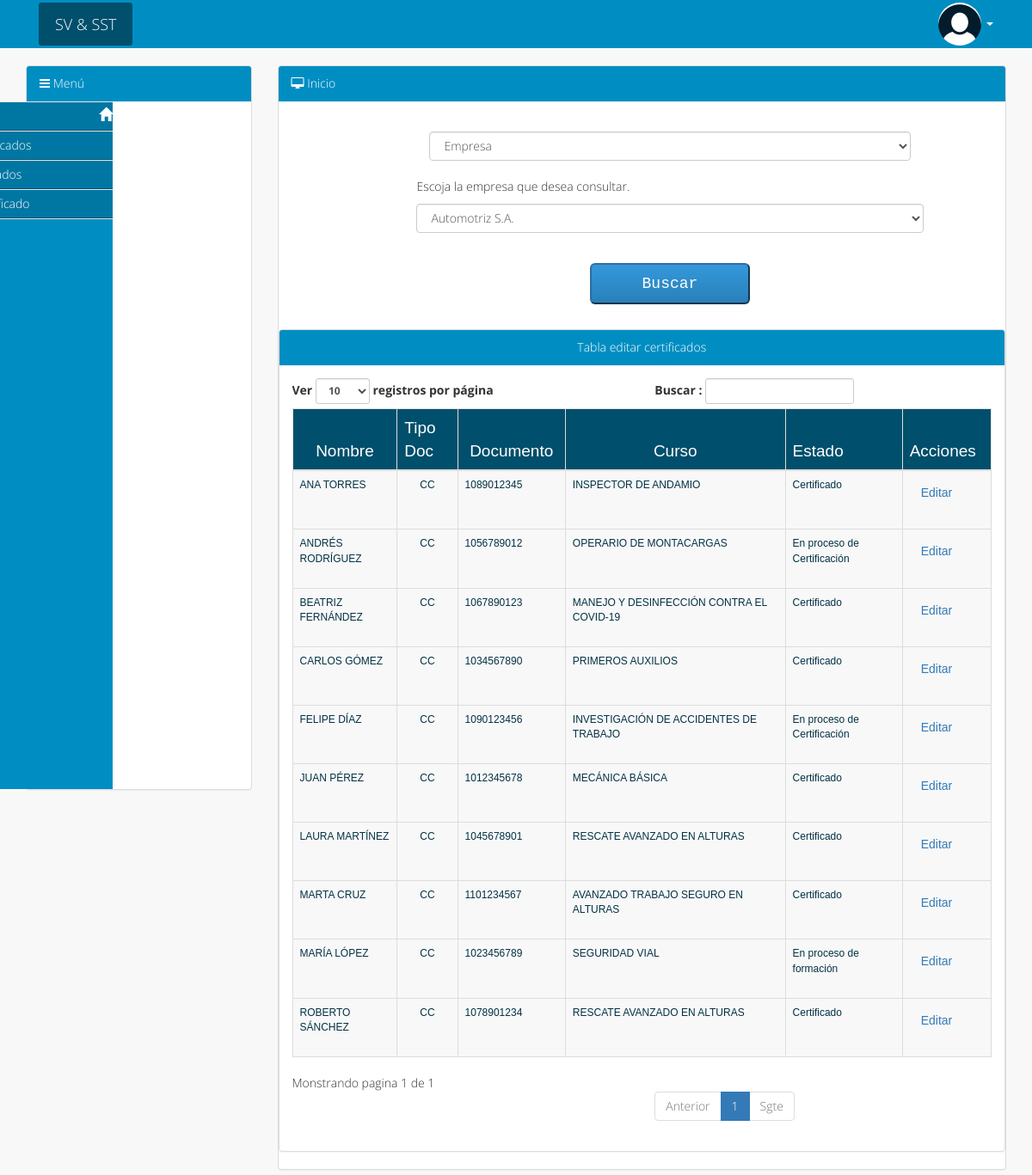
Page /Admin/mod_cert.php (signed in) on the committed database.
### tables this page shows
CREATE TABLE `certificado` (
  `id_certificado` int(11) NOT NULL,
  `nombre` varchar(450) NOT NULL,
  `ti_doc` varchar(20) NOT NULL,
  `num_doc` varchar(50) NOT NULL,
  `id_curso` int(5) NOT NULL,
  `id_empresa` int(11) NOT NULL,
  `estado` varchar(100) NOT NULL,
  `fecha` varchar(250) NOT NULL,
  `ciudad_exp` varchar(50) NOT NULL,
  `imprimir` int(45) NOT NULL,
  `consecutivo` varchar(250) NOT NULL,
  `fecha_ingreso` varchar(150) NOT NULL,
  `activo` int(4) NOT NULL
);

CREATE TABLE `tipo_doc` (
  `id_doc` int(11) NOT NULL,
  `tipo_doc` varchar(80) NOT NULL,
  `abrev_doc` varchar(5) NOT NULL
);

CREATE TABLE `curso` (
  `id_curso` int(5) NOT NULL,
  `id_categoria` int(5) NOT NULL,
  `id_subcategoria` int(5) NOT NULL,
  `nom_curso` varchar(100) NOT NULL,
  `descripcion` varchar(1200) NOT NULL,
  `total_horas` int(5) NOT NULL,
  `activo` int(5) DEFAULT NULL,
  `imagen` varchar(255) NOT NULL DEFAULT 'img/foto.jpg'
);

### Admin/mod_cert.php (the view, shortened to what this page needs)
<?php
	include("../Connections/conexion.php");
    $sql = "SELECT * FROM certificado ";
	$result = $mysqli->query($sql);
    $row_total = $result->fetch_assoc();
    if ($result->num_rows > 0) {
        $existe=1;
    } else {
        $existe = 0;
    }
?>
<html>
<head><meta http-equiv="Content-Type" content="text/html; charset=gb18030">
    <link rel="stylesheet" type="text/css" href="css/tablamodificar.css">
    <link rel="stylesheet" type="text/css" href="css/titulos.css">
    <link rel="stylesheet" type="text/css" href="css/busqueda.css">
    <link href="css/bootstrap.min.css" rel="stylesheet">
    <link href="css/font-awesome.min.css" rel="stylesheet">
    <link href="css/animate.css" rel="stylesheet">
    <link href="css/responsive.css" rel="stylesheet">
    <link href="css/saphv2.css" rel="stylesheet">
</head>
<body >
	<?php include('include/header.php'); ?>
    <div class="container">
    <div class="row">
	<?php include('include/menu.php'); ?>
	<div class="col-md-9">
    <div class="panel panel-default">
    <div class="panel-heading"><i class="fa fa-desktop"></i> Inicio</div>
	<div class="panel-body">
    <br>
        <div  class="col-sm-12 col-md-12">
             <div  class="col-sm-2 col-md-2"> </div>
                    <form action="mod_cert_bus.php" method="post" name="form" entype="multipart/form-data" class="form-horizontal col-sm-9 col-md-9" >
                            <select name="bus" id="bus" class="form-control">
                                <option value="0">Empresa</option>
                            </select>
                             <div id="oculto" style="display:block;" class="form-group">
                                <br>
                            <p >Escoja la empresa que desea consultar. </p>
                                    <?php
                                      $expedicion="SELECT * FROM empresas WHERE NombreEmpresa != 'ANULADA' ORDER BY empresas.NombreEmpresa ASC";
                                      $rec= $mysqli->query($expedicion);
                                      echo " <select  name='empresa' class='form-control' id='empresa' >";
                                     if ($rec) {
                                        while ($row = $rec->fetch_assoc()) {
                                            echo 'ID: ' . $row['id_curso'] . '<br>';
                                            echo "<option value='$row[IdEmpresa]'>".$row['NombreEmpresa']."</option>";}
                                            echo " </select>" ;
                                    } else {
                                        throw new Exception('Error en la consulta: ' . $mysqli->error);
                                    } ?>
                                </div>
                                <br>
                                      <span class="col-sm-4"></span>
                                       <input type="submit" value="Buscar" name="Buscar" class=" btn-primary btn-lg  col-sm-4 "/>
                                  </form>
     </div></div>
         <div class="panel panel-default">
        <div class="panel-heading">
        <center>Tabla editar certificados</center>
        </div>
        <div class="panel-body">
        <?php
		if($existe == 1)
		{
		?>
        <div class="table-responsive">
        	<table class="table table-striped table-bordered table-hover" id="dataTables-example">
                <thead>
                    <tr>
                        <th><center>Nombre</center></th>
                        <th>Tipo Doc</th>
                        <th><center>Documento</center></th>
                        <th><center>Curso</center></th>
                        <th>Estado</th>
                        <th>Acciones</th>
                    </tr>
                </thead>
                <tbody>
                    <?php do{ ?>
                    <tr class="odd gradeX">
                        <td><?php echo $row_total['nombre']; ?></td>
                        <?php
							$sql8="SELECT * FROM tipo_doc";
                            $rec8= $mysqli->query($sql8);
							$ti_doc=$row_total['ti_doc'];
							while($row8=$rec8->fetch_assoc())
							{
								switch($ti_doc)
   								{
       								case $row8['id_doc']:
      							    $tipo_documento= $row8['abrev_doc'];
									break;
								}
							}
						?>
                        <td><center><?php echo strtoupper ($tipo_documento);?></center></td>
                        <td><?php echo $row_total['num_doc']; ?></td>
                        <?php
							$sql1="SELECT * FROM curso";
                            $rec= $mysqli->query($sql1);
							$nombretotal=$row_total['id_curso'];
                            while($row1= $rec->fetch_assoc())
							{
								switch($nombretotal)
								{
									case $row1['id_curso'] :
									$nom_curso= $row1['nom_curso'];
								}
							}
						?>
                        <td class="center"><?php echo $nom_curso; ?></td>
                        <td class="center"><?php echo $row_total['estado']; ?></td>
						<td>
							<a href="mod_cert2.php?id=<?php echo $row_total['id_certificado']; ?> " class="btn btn-link">Editar</a> <br><br>
                        </td>
                    </tr>
                    <?php
                     $row_total = $result->fetch_assoc();
                 } while ($row_total);
                    ?>
                </tbody>
            </table>
        </div>
           <?php
		}
		else
		{
			echo "<center><h3>No hay  certficados </h3></center>";
		}
		?>
        </div></div></div>
    </div>
    </div>
    </div>
  </body>
</html>

### Admin/include/header.php (shortened to what this page needs)
<nav id="top-menu" class="navbar navbar-default">
<div class="container">
    <div class="navbar-header">
      	<a class="navbar-brand Animacion"  href="panel.php" >SV & SST</a>
    </div>
    <div class="collapse navbar-collapse" id="bs-example-navbar-collapse-1">
    	<ul class="nav navbar-nav navbar-right">
            <li id="user-setting" class="dropdown">
                <a href="#" class="dropdown-toggle" data-toggle="dropdown" role="button" aria-expanded="false">
                    <img src="imagenes/user.jpg">
                    <span class="caret"></span>
                </a>
            </li>
		</ul>
	</div>
</div>
</nav>

### Admin/include/menu.php (shortened to what this page needs)
<div class="col-md-3">
	<div class="panel panel-default">
        <div class="panel-heading">
        	  <i class="fa fa-bars"></i> Menú
        </div>
        <div id="sider-menu" class="panel-body">
	      <nav class="navbar navbar-default sidebar" role="navigation">
          <div class="container-fluid">
          <div class="collapse navbar-collapse" id="bs-sidebar-navbar-collapse-1">
          <ul class="nav navbar-nav">
            <?php
			      if($_SESSION['nivel']=='a' || $_SESSION['nivel']=='u')
			      {
				        echo "<li class='active'><a href='panel.php'>Inicio<span style='font-size:16px;' class='pull-right hidden-xs showopacity glyphicon glyphicon-home'></span></a></li> ";
            ?>
              <li><a href="cert.php"> <i class="fa fa-plus-square-o" aria-hidden="true"></i> Ingresar certificados </a></li>
              <li><a href="mod_cert.php"><i class="fa fa-pencil-square-o"></i> Editar certificados</a></li>
              <li><a href='cert_pdf.php'><i class="fa fa-print" aria-hidden="true"></i> Imprimir certificado</a></li>
            <?php  }?>
    </div>
    </div>
    </nav>
    </div>
	</div>
</div>

### Admin/css/tablamodificar.css (style rules this page uses)
table { font-family:Arial, Helvetica, sans-serif; font-size: 12px; margin:0px; width:90%; text-align: left; border-collapse: collapse; }
th { font-size: 19px; font-weight: normal; padding: 8px; background:#004f6c; border-top: 4px solid #006; border-bottom: 1px solid #006; color: #fff; }
td { padding: 8px; background:#f8f8f8; border-bottom: 1px solid #006; color: #033244; border-top: 1px solid transparent; }

### Admin/css/busqueda.css (style rules this page uses)
input { background:#9AB9D3; border-color:#e8edff; color:#333; margin-top:10px; }
select { margin-left:5px; ma:5px; }

### Admin/css/responsive.css (style rules this page uses)
@media (min-width:768px) { .navbar>.container .navbar-brand, .navbar>.container-fluid .navbar-brand { margin-left: 15px; margin-top: 2.5px; border-radius: 3px; } }
@media (min-width:768px) { .navbar-nav>li>a { padding-top: 18px; padding-bottom: 18px; } }

### Admin/css/saphv2.css (style rules this page uses)
body { background: #f8f8f8; font-family: 'Open Sans', sans-serif; font-weight: 300; }
.navbar-default { background-color:#008EC2; border-color: transparent; border: 0px; }
.navbar-brand { padding: 15px 19px; }
.navbar { border-radius: 0px; }
.navbar-default .navbar-nav>li>a { transition: all 0.5s ease; text-align:left; color: #FFF; }
.navbar-default .navbar-collapse, .navbar-default .navbar-form { border-color: #004F6C; }
.navbar-default .navbar-nav>.active>a, .navbar-default .navbar-nav>.active>a:focus, .navbar-default .navbar-nav>.active>a:hover { color: #FFF; background-color: #004F6C; }
.navbar-default .navbar-brand { color: #FFF; background: #004F6C; }
.nav>li>a>img { max-width: 50px; border-radius: 50%; }
#user-setting a { padding: 3px 15px 3px 15px; }
.panel-default>.panel-heading { color: #FFF; background-color: #008EC2; border-color: #008EC2; }
#sider-menu { padding: 0px; }
#sider-menu a { transition: all 0.5s ease; display: block; background: #0077A3; padding: 6px 0px 6px 22px; color: #FFF; text-decoration: none; border-bottom: 1px solid #004F6C; }
nav.sidebar, .main { -webkit-transition: margin 200ms ease-out; -moz-transition: margin 200ms ease-out; -o-transition: margin 200ms ease-out; transition: margin 200ms ease-out; }
@media (min-width: 765px) { nav.sidebar a { padding-right: 13px; } }
@media (min-width: 765px) { nav.sidebar .navbar-nav > li:first-child { border-top: 1px #e5e5e5 solid; } }
@media (min-width: 765px) { nav.sidebar .navbar-nav > li { border-bottom: 1px #e5e5e5 solid; } }
@media (min-width: 765px) { nav.sidebar .navbar-collapse, nav.sidebar .container-fluid { padding: 0 0px 0 0px; } }
@media (min-width: 765px) { nav.sidebar { width: 260px; height: 100%; margin-left: -160px; float: left; margin-bottom: 0px; } }
@media (min-width: 765px) { nav.sidebar li { width: 100%; } }
.Animacion { animation-name: rotateinfinite;-webkit-animation-name: rotateinfinite; animation-timing-function: linear;-webkit-animation-timing-function: linear; animation-iteration-count: infinite;-webkit-animation-iteration-count: infinite; animation-duration: 6s;-webkit-animation-duration: 6s; }

### rows in the picture
certificado: nombre "JUAN PÉREZ", tipo_doc.abrev_doc "CC", num_doc "1012345678", id_curso.nom_curso "MECÁNICA BÁSICA", estado "Certificado"
certificado: nombre "MARÍA LÓPEZ", tipo_doc.abrev_doc "CC", num_doc "1023456789", id_curso.nom_curso "SEGURIDAD VIAL", estado "En proceso de formación"
certificado: nombre "CARLOS GÓMEZ", tipo_doc.abrev_doc "CC", num_doc "1034567890", id_curso.nom_curso "PRIMEROS AUXILIOS", estado "Certificado"
certificado: nombre "LAURA MARTÍNEZ", tipo_doc.abrev_doc "CC", num_doc "1045678901", id_curso.nom_curso "RESCATE AVANZADO EN ALTURAS", estado "Certificado"
certificado: nombre "ANDRÉS RODRÍGUEZ", tipo_doc.abrev_doc "CC", num_doc "1056789012", id_curso.nom_curso "OPERARIO DE MONTACARGAS", estado "En proceso de Certificación"
certificado: nombre "BEATRIZ FERNÁNDEZ", tipo_doc.abrev_doc "CC", num_doc "1067890123", id_curso.nom_curso "MANEJO Y DESINFECCIÓN CONTRA EL COVID-19", estado "Certificado"
certificado: nombre "ROBERTO SÁNCHEZ", tipo_doc.abrev_doc "CC", num_doc "1078901234", id_curso.nom_curso "RESCATE AVANZADO EN ALTURAS", estado "Certificado"
certificado: nombre "ANA TORRES", tipo_doc.abrev_doc "CC", num_doc "1089012345", id_curso.nom_curso "INSPECTOR DE ANDAMIO", estado "Certificado"
certificado: nombre "FELIPE DÍAZ", tipo_doc.abrev_doc "CC", num_doc "1090123456", id_curso.nom_curso "INVESTIGACIÓN DE ACCIDENTES DE TRABAJO", estado "En proceso de Certificación"
certificado: nombre "MARTA CRUZ", tipo_doc.abrev_doc "CC", num_doc "1101234567", id_curso.nom_curso "AVANZADO TRABAJO SEGURO EN ALTURAS", estado "Certificado"

### other values in the picture
form field empresa "Automotriz S.A."
